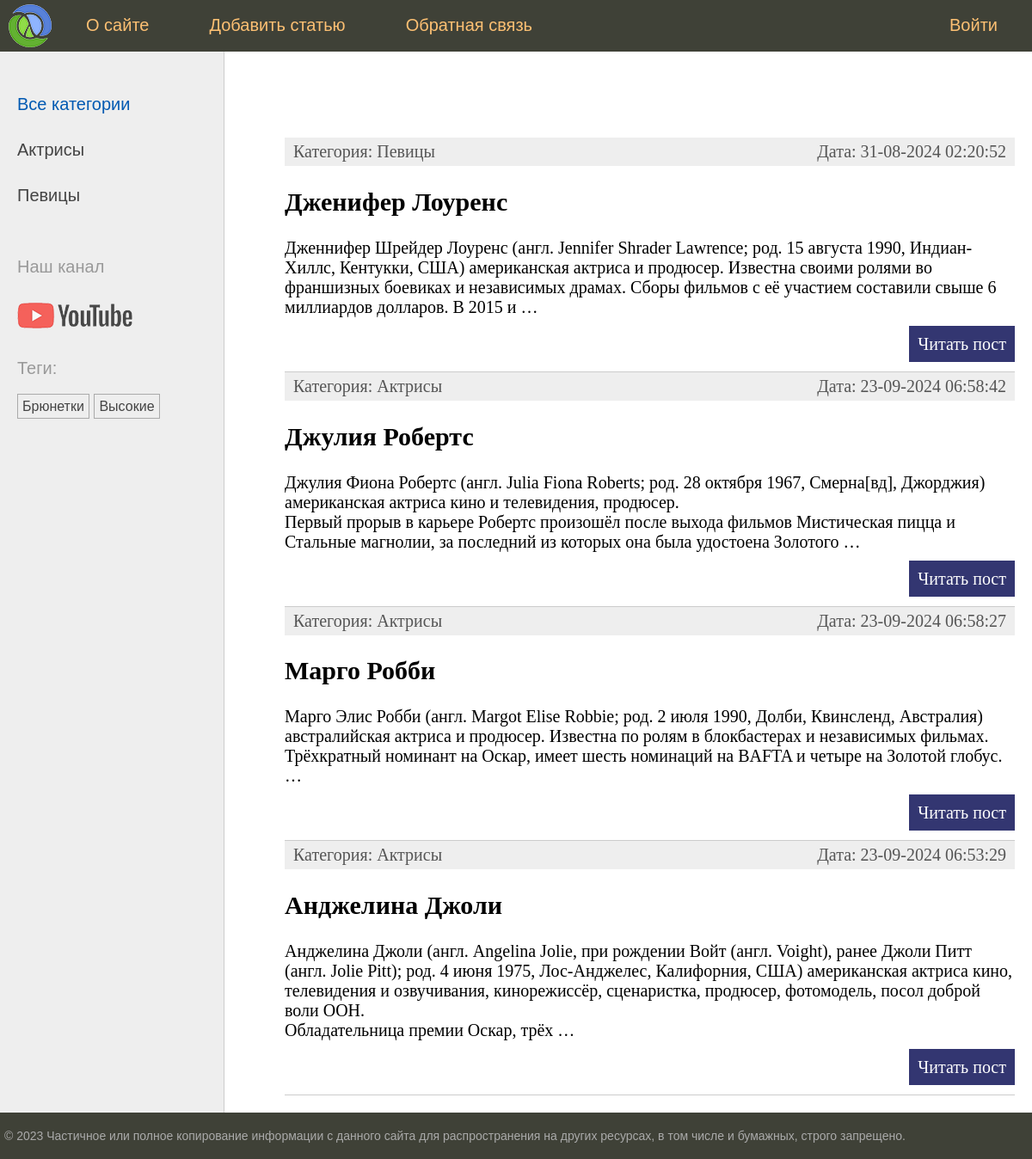
Before: / with the older database file.
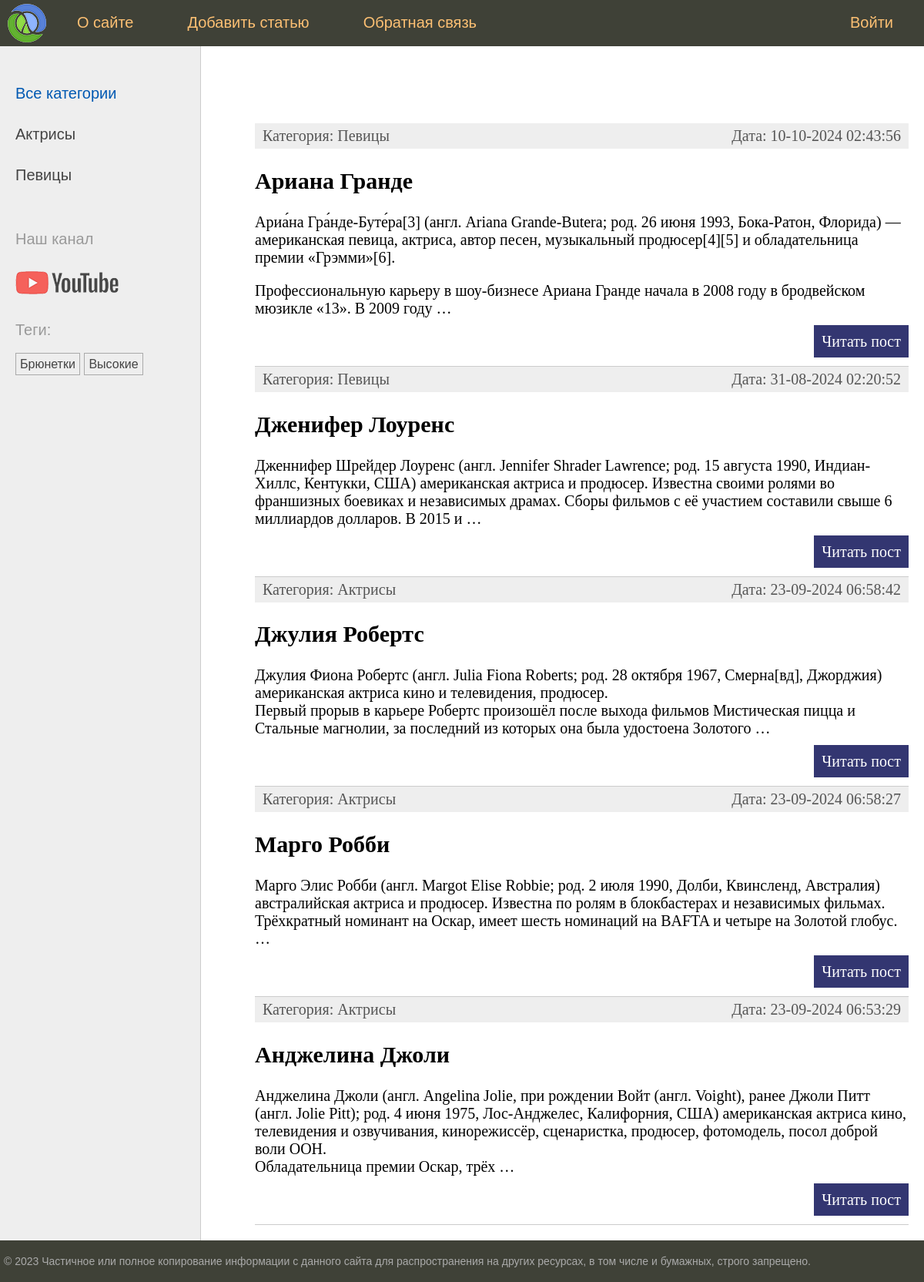
After: the same page with the newer database file.
### women/models.py (models this page shows, shortened)
class Category(models.Model):
    name = models.CharField(max_length=100, db_index=True, verbose_name = 'Категория')
    slug = models.SlugField(max_length=255, unique=True, db_index=True)
    class Meta:
        verbose_name = 'Категория'
        verbose_name_plural = 'Категории'
    def get_absolute_url(self):
        return reverse("category", kwargs={"cat_slug": self.slug})

class TagPost(models.Model):
    tag = models.CharField(max_length=100, db_index=True)
    slug = models.SlugField(max_length=255, unique=True, db_index=True)
    def get_absolute_url(self):
        return reverse("tag", kwargs={"tag_slug": self.slug})

class Women(models.Model):
    class Status(models.IntegerChoices):
        DRAFT= 0, 'Черновик'
        PUBLISHED = 1, 'Опубликованно'
    title = models.CharField(max_length=255, verbose_name='Заголовок')
    slug = models.SlugField(max_length=255, unique=True, db_index=True, verbose_name='Slug')
    content = models.TextField(blank=True, verbose_name='Текст статьи')
    time_create = models.DateTimeField(auto_now_add=True, verbose_name='Время создания')
    time_update = models.DateTimeField(auto_now=True, verbose_name='Время изменения')
    is_published = models.BooleanField(choices=tuple(map(lambda x: (bool(x[0]), x[1]), Status.choices)),
                                        default=Status.DRAFT, verbose_name='Статус')
    cat = models.ForeignKey('Category', on_delete=models.PROTECT, related_name='posts', verbose_name='Категории')
    tags = models.ManyToManyField('TagPost', blank=True, related_name='tags', verbose_name='Теги')
    husband = models.OneToOneField('Husband', on_delete=models.SET_NULL, null=True, blank=True, related_name='wuman', verbose_name='Муж')
    objects = models.Manager()
    published = PublishedManager()
    class Meta:
        verbose_name = 'Известные женщины'
        verbose_name_plural = 'Известные женщины'
        ordering = ['-time_create']
        indexes = [
            models.Index(fields=['-time_create'])
        ]
    def get_absolute_url(self):
        return reverse("post", kwargs={"post_slug": self.slug})

### women/views.py (the view)
# urls.py: path('', views.index, name='home'),
def index(request):
    posts = Women.published.all().select_related('cat')
    return render(request, 'women/index.html', {'title':'Главная страница',
                                                 'menu': menu,
                                                 'posts': posts,
                                                 'cat_selected': 0})

### women/models.py (called while the page is built)
    def get_queryset(self) -> models.QuerySet:
        return super().get_queryset().filter(is_published=Women.Status.PUBLISHED)

### women/templatetags/women_tags.py (called while the page is built)
@register.inclusion_tag('women/list_categories.html')
def show_categories(cat_selected=0):
    cats = Category.objects.annotate(total=Count('posts')).filter(total__gt=0)
    return {'cats': cats, 'cat_selected':cat_selected}

@register.inclusion_tag('women/list_tags.html')
def show_all_tags(cat_selected=0):
    return {'tags': TagPost.objects.annotate(total=Count('tags')).filter(total__gt=0)}

### women/templates/women/index.html (shortened to what this page needs)
{% extends 'base.html' %}
{% block content %}
<ul class="list-articles">
	{% for p in posts %}
			<li> <div class='article-panel'>
				<p class='first'>Категория: {{p.cat.name}}</p>
				<p class='last'>Дата: {{p.time_update|date:"d-m-Y H:i:s"}}</p>
</div>
				<h2>{{p.title}}</h2>
    {% autoescape off %}
	{{p.content|linebreaks|truncatewords:40}}
    {% endautoescape %}
			<p class="link-read-post"><a href="{{ p.get_absolute_url }}">Читать пост</a></p>
			</li>
	{% endfor %}
</ul>
{% endblock %}

### women/templates/women/list_categories.html
{% for cat in cats %}
{% if cat.id == cat_selected %}
<li class="selected">{{cat.name}}</li>
{% else %}
<li><a href="{{cat.get_absolute_url}} ">{{cat.name}}</a></li>
{% endif %}
{% endfor %}

### women/templates/women/list_tags.html
{% if tags %}
<p>Теги:</p>
<ul class='tags-list'>
    {% for t in tags %}
    <li><a href="{{t.get_absolute_url}}">{{t.tag}}</a></li>
    {% endfor %}
</ul>
{% endif %}

Changed rows visible on the page:
now on this page (row edited): Women: cat.name "Певицы", time_update "10-10-2024 02:43:56", title "Ариана Гранде", content "Ариа́на Гра́нде-Буте́ра[3] (англ. Ariana Grande-Butera; род. 26 июня 1993, Бока-Ратон, Флорида) — американская певица, актриса, автор песен, музыкальный продюсер[4][5] и обладательница премии «Грэмми»[6]. Профессиональную карьеру в шоу-бизнесе Ариана Гранде начала в 2008 году в бродвейском мюзикле «13». В 2009 году …"
